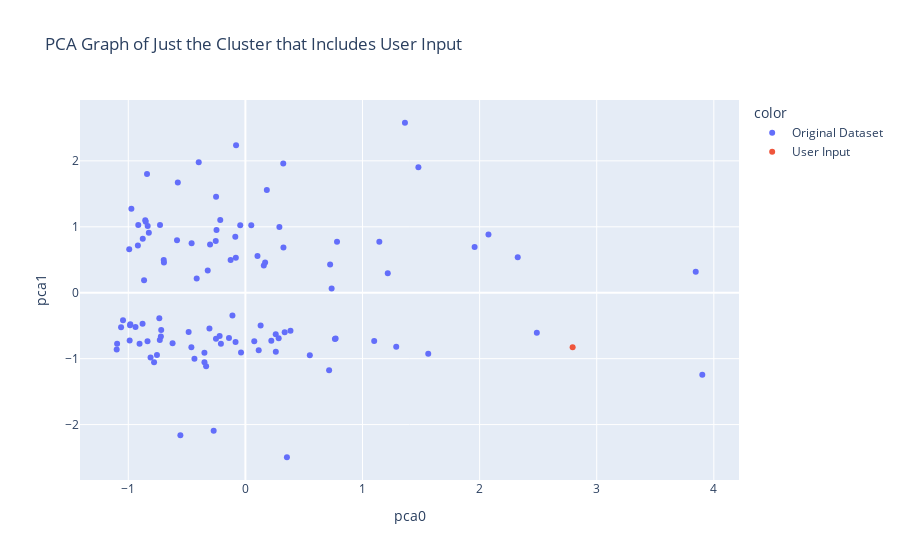

This figure's notebook cell:
### Code cell
example2.cluster_pca()

### Figure 1 — Plotly figure (JSON) as saved in the notebook; plotly's stock layout.template omitted (floating-point values rounded to 4 significant figures; data arrays with more than 128 entries replaced by an {"elided": "..."} marker saying what was removed)
{"data": [{"customdata": {"elided": "103x9 mixed values"}, "hovertemplate": "color=Original Dataset<br>pca0=%{x}<br>pca1=%{y}<br>trail_id=%{customdata[0]}<br>distance=%{customdata[1]}<br>name=%{customdata[2]}<br>area_name=%{customdata[3]}<br>length=%{customdata[4]}<br>difficulty_rating=%{customdata[5]}<br>features=%{customdata[6]}<br>activities=%{customdata[7]}<br>cluster=%{customdata[8]}<extra></extra>", "legendgroup": "Original Dataset", "marker": {"color": "#636efa", "symbol": "circle"}, "mode": "markers", "name": "Original Dataset", "orientation": "v", "showlegend": true, "type": "scatter", "x": [-0.729, 0.1831, 0.1137, -0.08164, -0.2504, -0.4352, -0.84, -0.9148, -1.099, 2.489, 1.477, 1.362, 0.7149, 0.2903, 0.3233, 0.3545, -0.1261, -0.2513, -0.2467, -0.4846, -0.719, -0.731, -0.6975, -0.6957, -0.8098, -0.8357, -0.8782, -0.9039, -1.062, 3.902, 2.326, 1.561, 1.288, 0.7824, 0.3249, 0.2842, 0.2213, -0.08635, -0.2199, -0.2091, -0.2148, -0.5552, -0.4594, -0.584, -0.8245, -0.9181, -0.9852, -0.8653, -0.9921, -1.045, -0.9828, 0.7365, -0.3216, -0.416, 1.144, 0.3849, 0.05014, -0.735, 2.076, 1.216, 0.7644, 0.2598, 0.13, -0.7799, -0.8344, -0.9383, -0.2534, -0.4613, -0.8765, 3.845, 0.7236, 0.259, 0.07586, 0.1032, -0.04421, -0.3499, -0.3496, -0.7552, -1.095, 1.957, 0.157, -0.3355, 1.1, 0.7703, 0.5502, 0.1686, -0.1402, -0.07965, -0.1106, -0.3071, -0.5773, -0.8511, -0.9883, -0.9735, 0.3355, -0.08417, -0.2709, -0.3019, -0.3986, -0.6218, -0.7218, -0.8551, -0.03728], "xaxis": "x", "y": [1.027, 1.56, -0.8743, 0.5288, 1.455, -1.002, 1.801, 1.026, -0.8617, -0.608, 1.903, 2.578, -1.175, 0.9971, 1.959, -2.495, 0.4965, -0.699, 0.9526, -0.5972, -0.5649, -0.7157, 0.4958, 0.4569, -0.9836, -0.7344, -0.4704, -0.7749, -0.5227, -1.244, 0.5386, -0.9262, -0.818, 0.7724, 0.6852, -0.6896, -0.7297, 0.8483, -0.6577, -0.7738, 1.105, -2.16, 0.7517, 0.7962, 0.911, 0.7176, -0.4941, 0.1908, 0.659, -0.4174, -0.4783, 0.06236, 0.3355, 0.2143, 0.7715, -0.5758, 1.023, -0.3882, 0.8826, 0.2971, -0.7023, -0.8937, -0.4975, -1.055, 1.014, -0.5198, 0.7842, -0.8275, 0.8193, 0.3182, 0.4274, -0.6282, -0.7348, 0.5569, 1.024, -0.911, -1.053, -0.9459, -0.7748, 0.6922, 0.4118, -1.117, -0.7321, -0.693, -0.9492, 0.46, -0.6861, 2.235, -0.3458, -0.5438, 1.673, 1.078, -0.7264, 1.274, -0.6011, -0.7477, -2.094, 0.7317, 1.978, -0.7669, -0.6646, 1.101, -0.9078], "yaxis": "y"}, {"customdata": [["user_id", 0, "User Input", 0, 0, 0, 0, 0, 8]], "hovertemplate": "color=User Input<br>pca0=%{x}<br>pca1=%{y}<br>trail_id=%{customdata[0]}<br>distance=%{customdata[1]}<br>name=%{customdata[2]}<br>area_name=%{customdata[3]}<br>length=%{customdata[4]}<br>difficulty_rating=%{customdata[5]}<br>features=%{customdata[6]}<br>activities=%{customdata[7]}<br>cluster=%{customdata[8]}<extra></extra>", "legendgroup": "User Input", "marker": {"color": "#EF553B", "symbol": "circle"}, "mode": "markers", "name": "User Input", "orientation": "v", "showlegend": true, "type": "scatter", "x": [2.794], "xaxis": "x", "y": [-0.827], "yaxis": "y"}], "layout": {"legend": {"title": {"text": "color"}, "tracegroupgap": 0}, "title": {"text": "PCA Graph of Just the Cluster that Includes User Input"}, "xaxis": {"anchor": "y", "domain": [0, 1], "title": {"text": "pca0"}}, "yaxis": {"anchor": "x", "domain": [0, 1], "title": {"text": "pca1"}}}}
